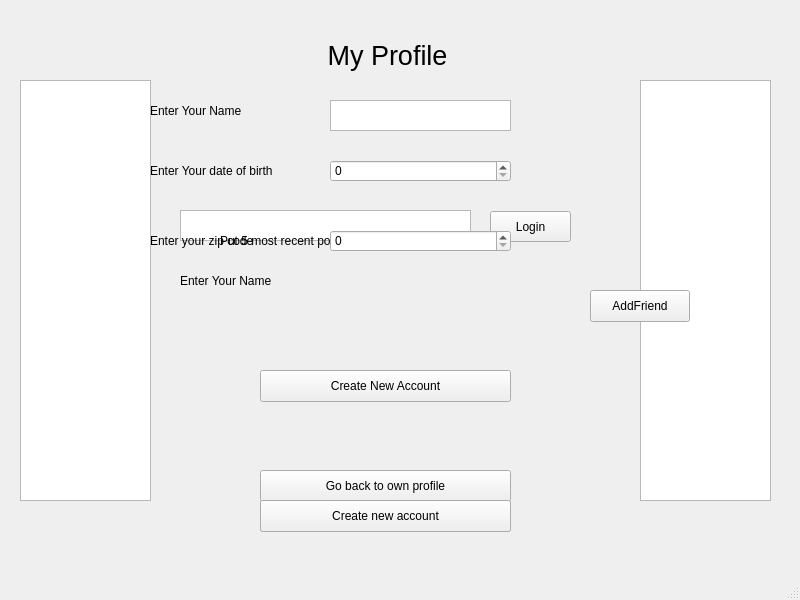
<?xml version="1.0" encoding="UTF-8"?>
<ui version="4.0">
 <class>SocialNetworkWindow</class>
 <widget class="QMainWindow" name="SocialNetworkWindow">
  <property name="geometry">
   <rect>
    <x>0</x>
    <y>0</y>
    <width>800</width>
    <height>600</height>
   </rect>
  </property>
  <property name="windowTitle">
   <string>SocialNetworkWindow</string>
  </property>
  <widget class="QWidget" name="centralwidget">
   <widget class="QTextEdit" name="loginTextEdit">
    <property name="geometry">
     <rect>
      <x>180</x>
      <y>210</y>
      <width>291</width>
      <height>31</height>
     </rect>
    </property>
   </widget>
   <widget class="QPushButton" name="loginButton">
    <property name="geometry">
     <rect>
      <x>490</x>
      <y>211</y>
      <width>81</width>
      <height>31</height>
     </rect>
    </property>
    <property name="text">
     <string>Login</string>
    </property>
   </widget>
   <widget class="QLabel" name="loginLabel">
    <property name="geometry">
     <rect>
      <x>180</x>
      <y>250</y>
      <width>401</width>
      <height>61</height>
     </rect>
    </property>
    <property name="text">
     <string>Enter Your Name</string>
    </property>
    <property name="wordWrap">
     <bool>true</bool>
    </property>
   </widget>
   <widget class="QLabel" name="profileTitle">
    <property name="geometry">
     <rect>
      <x>307</x>
      <y>20</y>
      <width>161</width>
      <height>71</height>
     </rect>
    </property>
    <property name="font">
     <font>
      <pointsize>20</pointsize>
     </font>
    </property>
    <property name="text">
     <string>My Profile</string>
    </property>
    <property name="alignment">
     <set>Qt::AlignCenter</set>
    </property>
    <property name="wordWrap">
     <bool>true</bool>
    </property>
   </widget>
   <widget class="QTableWidget" name="friendsTable">
    <property name="geometry">
     <rect>
      <x>20</x>
      <y>80</y>
      <width>131</width>
      <height>421</height>
     </rect>
    </property>
    <property name="font">
     <font>
      <pointsize>10</pointsize>
     </font>
    </property>
    <property name="autoScroll">
     <bool>true</bool>
    </property>
    <property name="editTriggers">
     <set>QAbstractItemView::DoubleClicked|QAbstractItemView::SelectedClicked</set>
    </property>
    <property name="showGrid">
     <bool>false</bool>
    </property>
    <property name="wordWrap">
     <bool>true</bool>
    </property>
    <property name="cornerButtonEnabled">
     <bool>false</bool>
    </property>
    <attribute name="horizontalHeaderVisible">
     <bool>false</bool>
    </attribute>
    <attribute name="horizontalHeaderHighlightSections">
     <bool>false</bool>
    </attribute>
    <attribute name="verticalHeaderVisible">
     <bool>false</bool>
    </attribute>
    <attribute name="verticalHeaderHighlightSections">
     <bool>false</bool>
    </attribute>
    <column>
     <property name="text">
      <string>Item</string>
     </property>
    </column>
   </widget>
   <widget class="QLabel" name="postsLabel">
    <property name="geometry">
     <rect>
      <x>220</x>
      <y>70</y>
      <width>331</width>
      <height>341</height>
     </rect>
    </property>
    <property name="text">
     <string>Put 5 most recent posts here</string>
    </property>
    <property name="wordWrap">
     <bool>true</bool>
    </property>
   </widget>
   <widget class="QPushButton" name="backButton">
    <property name="geometry">
     <rect>
      <x>260</x>
      <y>470</y>
      <width>251</width>
      <height>32</height>
     </rect>
    </property>
    <property name="text">
     <string>Go back to own profile</string>
    </property>
   </widget>
   <widget class="QPushButton" name="addFriendButton">
    <property name="geometry">
     <rect>
      <x>590</x>
      <y>290</y>
      <width>100</width>
      <height>32</height>
     </rect>
    </property>
    <property name="text">
     <string>AddFriend</string>
    </property>
   </widget>
   <widget class="QTableWidget" name="friendSuggestionsTable">
    <property name="geometry">
     <rect>
      <x>640</x>
      <y>80</y>
      <width>131</width>
      <height>421</height>
     </rect>
    </property>
    <property name="font">
     <font>
      <pointsize>10</pointsize>
     </font>
    </property>
    <property name="autoScroll">
     <bool>true</bool>
    </property>
    <property name="editTriggers">
     <set>QAbstractItemView::DoubleClicked|QAbstractItemView::SelectedClicked</set>
    </property>
    <property name="showGrid">
     <bool>false</bool>
    </property>
    <property name="wordWrap">
     <bool>true</bool>
    </property>
    <property name="cornerButtonEnabled">
     <bool>false</bool>
    </property>
    <attribute name="horizontalHeaderVisible">
     <bool>false</bool>
    </attribute>
    <attribute name="horizontalHeaderHighlightSections">
     <bool>false</bool>
    </attribute>
    <attribute name="verticalHeaderVisible">
     <bool>false</bool>
    </attribute>
    <attribute name="verticalHeaderHighlightSections">
     <bool>false</bool>
    </attribute>
    <column>
     <property name="text">
      <string>Item</string>
     </property>
    </column>
   </widget>
   <widget class="QPushButton" name="logoutButton">
    <property name="geometry">
     <rect>
      <x>260</x>
      <y>500</y>
      <width>251</width>
      <height>32</height>
     </rect>
    </property>
    <property name="text">
     <string>Logout</string>
    </property>
   </widget>
   <widget class="QPushButton" name="accountCreation">
    <property name="geometry">
     <rect>
      <x>260</x>
      <y>500</y>
      <width>251</width>
      <height>32</height>
     </rect>
    </property>
    <property name="text">
     <string>Create new account</string>
    </property>
   </widget>
   <widget class="QLabel" name="loginLabel_2">
    <property name="geometry">
     <rect>
      <x>150</x>
      <y>80</y>
      <width>401</width>
      <height>61</height>
     </rect>
    </property>
    <property name="text">
     <string>Enter Your Name</string>
    </property>
    <property name="wordWrap">
     <bool>true</bool>
    </property>
   </widget>
   <widget class="QLabel" name="loginLabel_3">
    <property name="geometry">
     <rect>
      <x>150</x>
      <y>140</y>
      <width>401</width>
      <height>61</height>
     </rect>
    </property>
    <property name="text">
     <string>Enter Your date of birth</string>
    </property>
    <property name="wordWrap">
     <bool>true</bool>
    </property>
   </widget>
   <widget class="QLabel" name="loginLabel_4">
    <property name="geometry">
     <rect>
      <x>150</x>
      <y>210</y>
      <width>401</width>
      <height>61</height>
     </rect>
    </property>
    <property name="text">
     <string>Enter your zip code</string>
    </property>
    <property name="wordWrap">
     <bool>true</bool>
    </property>
   </widget>
   <widget class="QPushButton" name="makeAccountButton">
    <property name="geometry">
     <rect>
      <x>260</x>
      <y>370</y>
      <width>251</width>
      <height>32</height>
     </rect>
    </property>
    <property name="text">
     <string>Create New Account</string>
    </property>
   </widget>
   <widget class="QSpinBox" name="yearSpin">
    <property name="geometry">
     <rect>
      <x>330</x>
      <y>160</y>
      <width>181</width>
      <height>22</height>
     </rect>
    </property>
   </widget>
   <widget class="QSpinBox" name="zipSpin">
    <property name="geometry">
     <rect>
      <x>330</x>
      <y>230</y>
      <width>181</width>
      <height>22</height>
     </rect>
    </property>
   </widget>
   <widget class="QTextEdit" name="nameBox">
    <property name="geometry">
     <rect>
      <x>330</x>
      <y>100</y>
      <width>181</width>
      <height>31</height>
     </rect>
    </property>
   </widget>
   <zorder>loginTextEdit</zorder>
   <zorder>loginButton</zorder>
   <zorder>loginLabel</zorder>
   <zorder>profileTitle</zorder>
   <zorder>friendsTable</zorder>
   <zorder>postsLabel</zorder>
   <zorder>backButton</zorder>
   <zorder>friendSuggestionsTable</zorder>
   <zorder>addFriendButton</zorder>
   <zorder>logoutButton</zorder>
   <zorder>accountCreation</zorder>
   <zorder>loginLabel_2</zorder>
   <zorder>loginLabel_3</zorder>
   <zorder>loginLabel_4</zorder>
   <zorder>makeAccountButton</zorder>
   <zorder>yearSpin</zorder>
   <zorder>zipSpin</zorder>
   <zorder>nameBox</zorder>
  </widget>
  <widget class="QMenuBar" name="menubar">
   <property name="geometry">
    <rect>
     <x>0</x>
     <y>0</y>
     <width>800</width>
     <height>37</height>
    </rect>
   </property>
  </widget>
  <widget class="QStatusBar" name="statusbar"/>
 </widget>
 <resources/>
 <connections/>
</ui>
